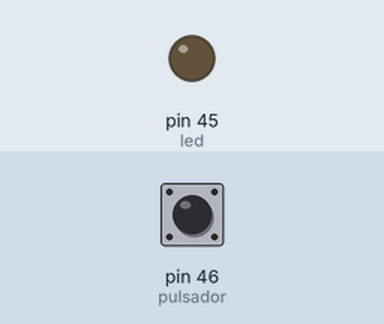
A sketch run on a simulated Arduino Mega 2560, built with avr-gcc and run on an emulated ATmega2560. On the bench: output pins drawn as LEDs (lit = HIGH). The test bench sets the inputs (shaded band); at power-on: pin 46 (pulsador) LOW. What the sketch prints to the serial monitor is not drawn.

Above: at 1.2 s.
1.3 s: pin 46 (pulsador) pulled HIGH for 0.15 s
At 2.0 s:
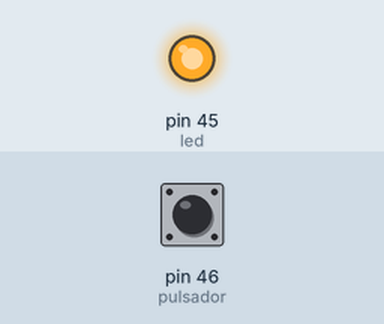
Timing chart, 0 to 4.3 s (numbered marks = the images above; inputs shaded):
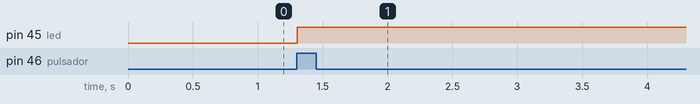

Measured:
- after the input at 1.3 s, pin 45 (led): LOW → HIGH at once

The sketch:

ledConPulsador.ino
```cpp
int led = 45;
int pulsador = 46;
int pulsadorEstado;

void setup() {
  // put your setup code here, to run once:
  Serial.begin(9600);
  pinMode(pulsador, INPUT);
  pinMode(led, OUTPUT);
}

void loop() {
  // put your main code here, to run repeatedly:
  //pulsadorEstado = digitalRead(pulsador);
  if(digitalRead(pulsador) == HIGH){
    digitalWrite(led, HIGH);
    Serial.println("pulsaste");
    delay(50);
  }else{
    Serial.println("sin pulsar");
    delay(50);}
}
```
